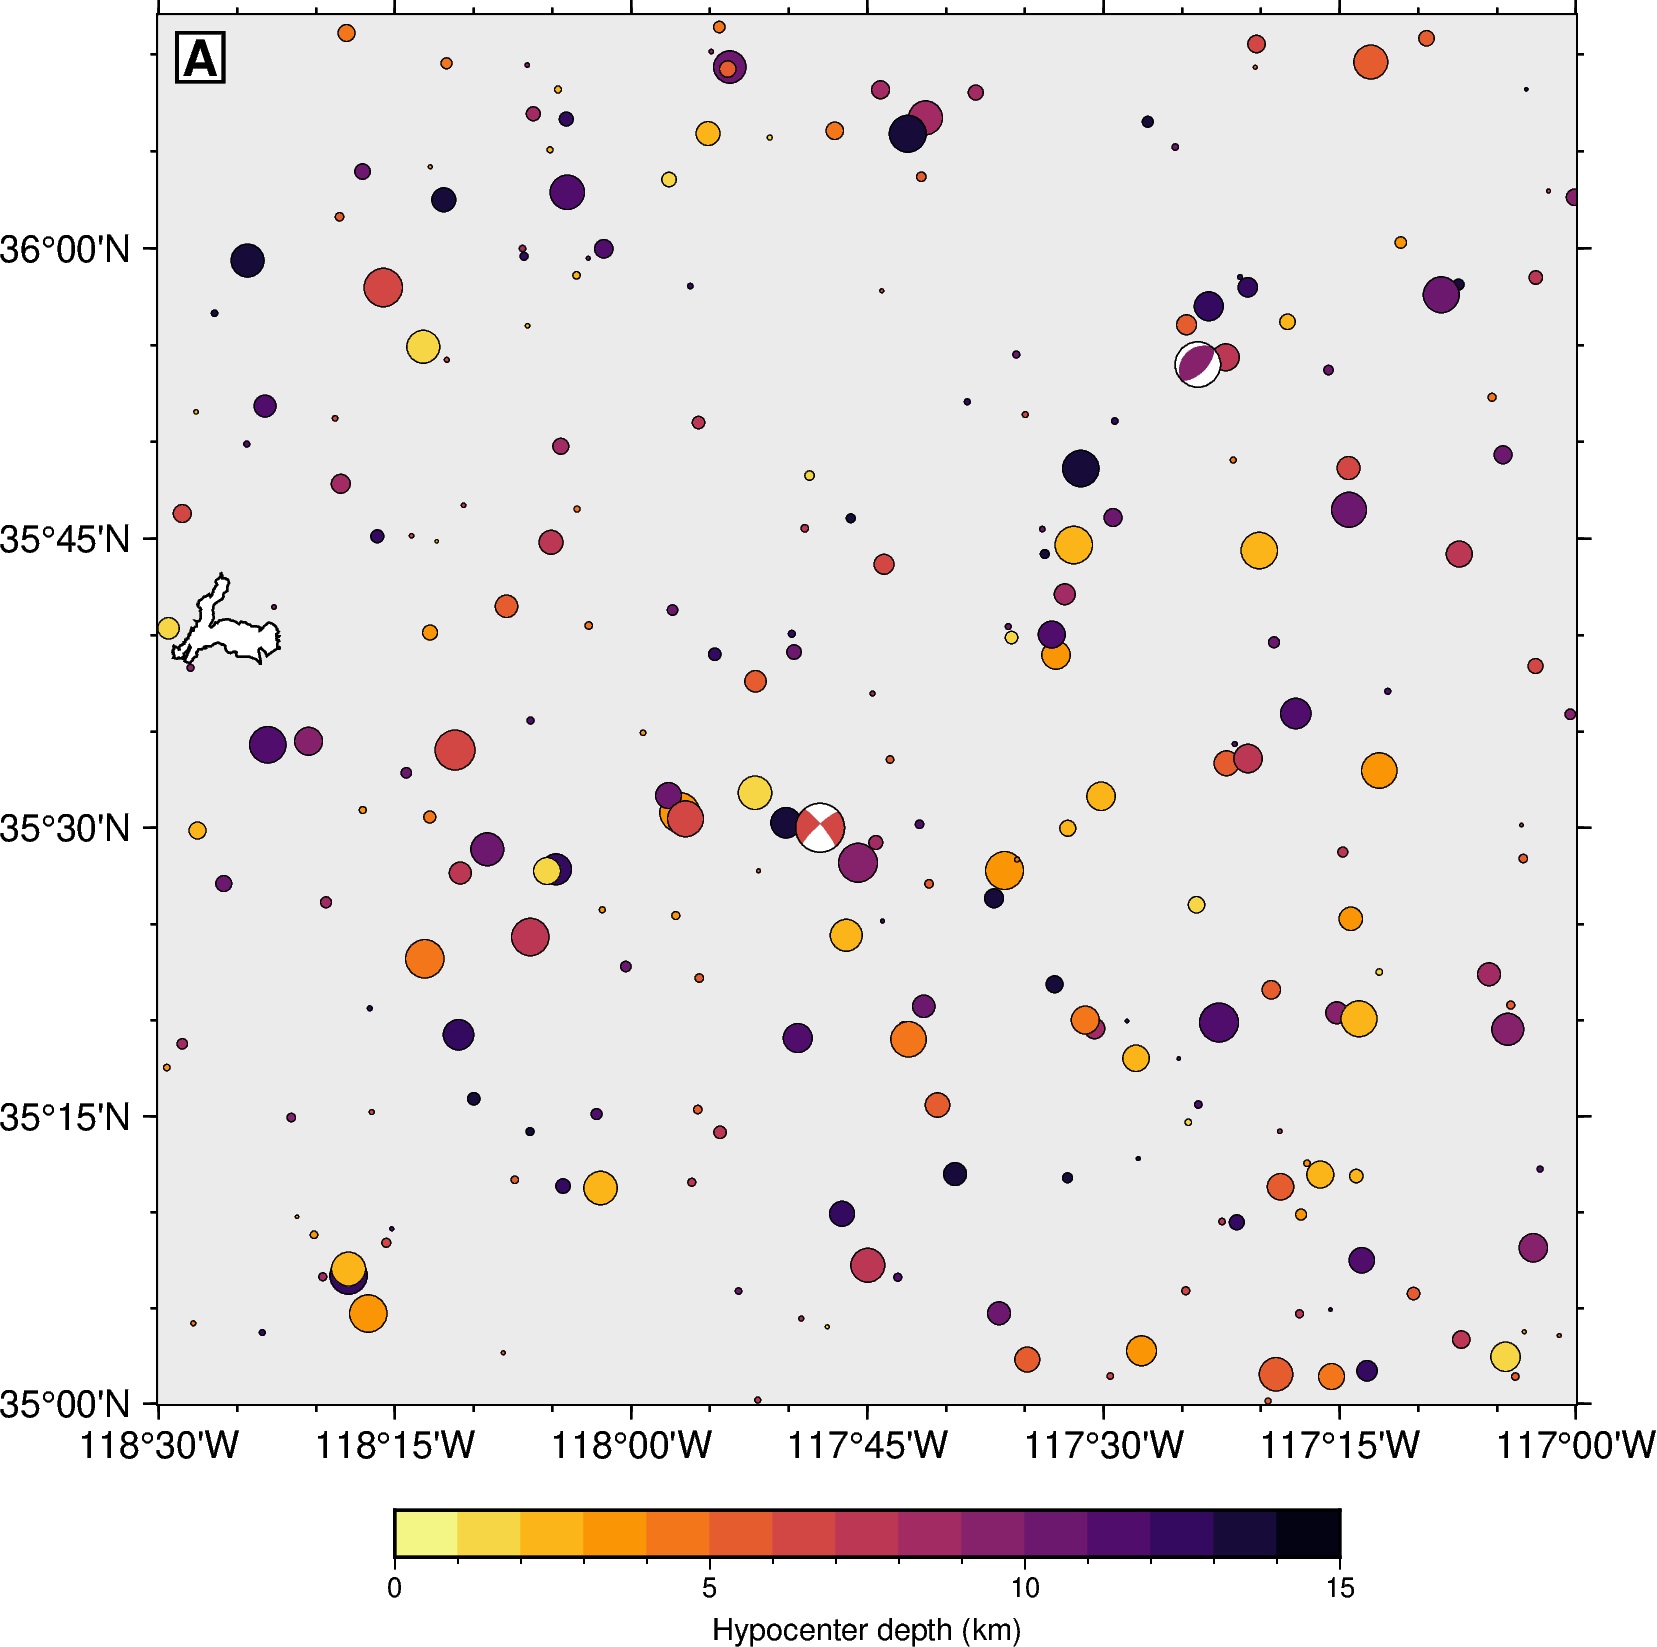

Source code (Python):
#!/usr/bin/env python
"""Earthquake catalog map: epicenters colored by depth, sized by magnitude, with optional
focal-mechanism beachballs.

House-style plain frame, square panel label, horizontal depth colorbar. Runs standalone
with synthetic data; replace the `cat` DataFrame (lon, lat, depth, mag) and `mechs` list
with your catalog / GCMT solutions.

Usage:  python seismicity_map.py
"""
import os
import sys

import numpy as np
import pandas as pd
import pygmt

sys.path.insert(0, os.path.dirname(os.path.abspath(__file__)))
sys.path.insert(1, os.path.expanduser("~/.claude/skills/pygmt-plotting/scripts"))  # fallback when this file is copied elsewhere
from style_presets import coast_colors, colorbar, panel_label, style

# ---------------- CONFIG ----------------
STYLE = "house"                # house / journal / classic / minimal / presentation / dark
REGION = [-118.5, -117.0, 35.0, 36.2]
PROJECTION = "M12c"
DEPTH_RANGE = [0, 15]          # km, for the CPT
DEPTH_CMAP = "inferno"         # sequential; reversed below so shallow = bright
SIZE_SCALE = 0.015             # circle size = SIZE_SCALE * 2**mag (cm). TUNE THIS:
                               # dense catalog (>200 events in a tight region) or Mmax>4.5
                               # saturates the map -> drop to ~0.008, add transparency=40,
                               # thin the pen. Epicenters must stay individually resolvable.
PANEL = "A"
OUT = "seismicity_map.png"
# ----------------------------------------

# Demo catalog. Replace with your own (e.g. from USGS / SCEC).
rng = np.random.default_rng(1)
N = 250
cat = pd.DataFrame({
    "lon": rng.uniform(REGION[0], REGION[1], N),
    "lat": rng.uniform(REGION[2], REGION[3], N),
    "depth": rng.uniform(1, 14, N),
    "mag": rng.uniform(1.0, 4.5, N),
})

# Demo focal mechanisms (Aki convention). Replace or set to [] to skip.
mechs = pd.DataFrame({
    "longitude": [-117.8, -117.4],
    "latitude": [35.5, 35.9],
    "depth": [6.0, 9.0],
    "strike": [320, 45], "dip": [80, 60], "rake": [-170, 90],
    "magnitude": [5.2, 4.8],
})

fig = pygmt.Figure()
with style(STYLE):
    fig.basemap(region=REGION, projection=PROJECTION, frame=["WSne", "xaf", "yaf"])
    fig.coast(**coast_colors(STYLE), resolution="f")

    # epicenters: color = depth, size = magnitude
    pygmt.makecpt(cmap=DEPTH_CMAP, series=[DEPTH_RANGE[0], DEPTH_RANGE[1], 1], reverse=True)
    fig.plot(x=cat.lon, y=cat.lat, fill=cat.depth, cmap=True,
             size=SIZE_SCALE * 2 ** cat.mag, style="cc", pen="0.2p,black")

    # focal mechanisms (colored by depth via the same CPT). When spec is a DataFrame the
    # longitude/latitude/depth columns are read from it — do NOT also pass them as kwargs.
    # Beachballs must READ over the epicenter cloud: keep scale >= 2x the largest epicenter
    # circle, or plot them at offset positions with tie-lines (GOTCHAS 8.10).
    if len(mechs):
        fig.meca(spec=mechs, scale="0.4c", convention="aki", cmap=True)

    panel_label(fig, PANEL, style_name=STYLE)
    colorbar(fig, "Hypocenter depth (km)", style_name=STYLE, width=8)

fig.savefig(OUT, dpi=300, crop=True)
print(f"wrote {OUT}")
